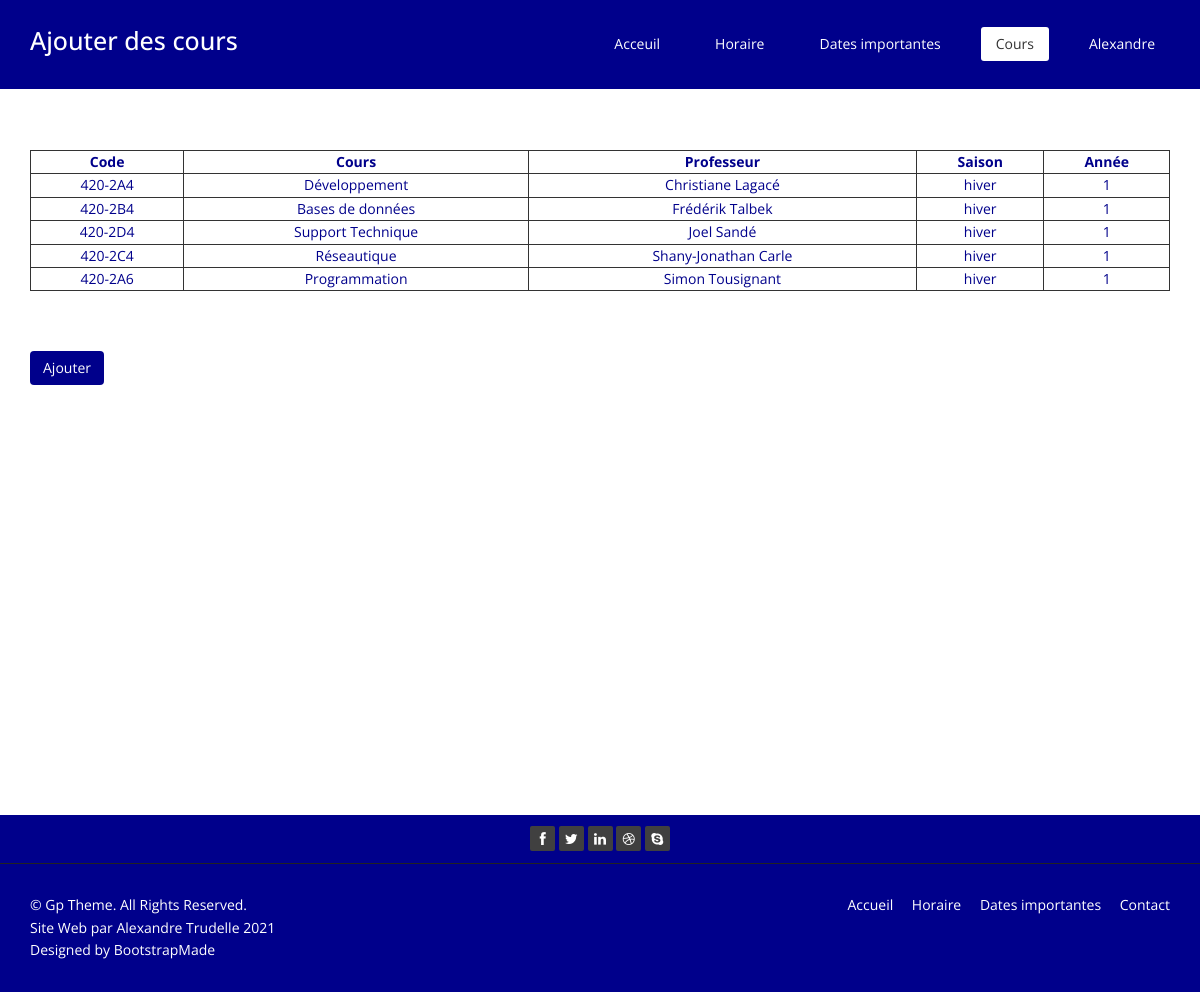
Screenshot of /cours.php (signed in) with the database file from the repository.
### tables this page shows
CREATE TABLE `pages` (
  `id` int(11) NOT NULL,
  `url` varchar(255) NOT NULL,
  `titre` varchar(60) NOT NULL,
  `description` varchar(150) NOT NULL,
  `h1` varchar(100) NOT NULL,
  `public` tinyint(1) NOT NULL,
  `texte` longtext NOT NULL,
  `modification` datetime NOT NULL
);

CREATE TABLE `cours` (
  `id` int(11) NOT NULL,
  `code` varchar(10) NOT NULL,
  `titre` varchar(255) NOT NULL,
  `saison_id` int(11) NOT NULL,
  `annee` int(11) NOT NULL,
  `professeur` varchar(255) NOT NULL
);

CREATE TABLE `saisons` (
  `id` int(11) NOT NULL,
  `nom` varchar(7) NOT NULL,
  `abreviation` varchar(1) NOT NULL,
  `ordre` int(11) NOT NULL
);

### include/configuration.inc (called while the page is built, shortened)
<?php
$nomPage = basename($_SERVER['SCRIPT_NAME']);

### cours.php (the view, shortened to what this page needs)
<?php
require 'include/configuration.inc';
require 'include/entete.inc';
?>
<link href="css/bootstrap.min.css" rel="stylesheet">
<link rel="stylesheet" href="css/font-awesome.min.css">
<link href="css/animate.min.css" rel="stylesheet">
<link href="css/prettyPhoto.css" rel="stylesheet">
<link href="css/style.css" rel="stylesheet">
<link href="css/responsive.css" rel="stylesheet">
<link href="css/messtyles.css" rel="stylesheet">
<?php
    echo"<div class=\"container text-center padding\">
    <div class=\"row\">
        <div class=\"col-lg-12\">";
            ?>
    <?php
       echo "</div>";
       echo "</div>";
    ?>
    <?php
    $requete = "SELECT code, titre, professeur, nom, annee FROM cours
                INNER  JOIN saisons ON cours.saison_id = saisons.id
                ORDER BY saisons.ordre";
    $resultat = $mysqli->query($requete);
    if ($resultat) {
        if ($mysqli->affected_rows > 0) {
            echo"<table>
              <tr>
                 <td><b>Code</b></td><td><b>Cours</b></td><td><b>Professeur</b></td><td><b>Saison</b></td><td><b>Année</b></td>
              </tr>";
            while ($enreg = $resultat->fetch_row()) {
                echo"<tr>";
                echo " <td> $enreg[0]</td><td> $enreg[1]</td><td> $enreg[2]</td><td> $enreg[3]</td><td>$enreg[4]</td>";
                echo"</tr>";
            }
            echo "</table>";
        }
        else {
            echo "<p class='messageavertissement'> Aucun cours de disponnible.</p>";
        }
    }
    else {
        echo "<p class='messageerreur'>Nous sommes désolés, vos cours ne peuvent etre affichées.</p>";
    }
    ?>
    <?php
    if ( isset( $_SESSION['code_usager'] ) ) {
        echo " <div class=\"row text-left padding\">
        <div class=\"col-sm-12 \">
        <a href=\"ajouter-cours.php\" class=\"btn darkbluecolor \" role=\"button\">Ajouter</a>
        </div>
      </div>
    </div>";
    }
?>
  <?php
  require 'include/pied-page.inc';
  ?>

### include/entete.inc (shortened to what this page needs)
<!DOCTYPE html>
<html lang="fr-CA" >
<?php
$requete = "SELECT * FROM pages WHERE url='$nomPage'";
$resultat = $mysqli->query($requete);
$enreg = $resultat->fetch_row();
$h1=$enreg[4];
if (isset($_SESSION['prenom'])) {
    $prenom =$_SESSION['prenom'];
}
if (isset($_SESSION['nomfamille'])) {
    $nomfamille =$_SESSION['nomfamille'];
}
?>
<head>
    <link href="" rel="stylesheet">
</head>
<body class="homepage  ">
<header id="header">
    <nav class="navbar navbar-fixed-top">
        <div class="container">
            <div class="navbar-header">
                <?php
                echo" <h1 class=\"navbar-brand\" >$h1</h1>";
                ?>
            </div>
            <div class="collapse navbar-collapse navbar-right">
                <ul class="nav navbar-nav">
                    <?php
                    if ($nomPage == "index.php") {
                        echo"<li class=\"active\"><a href=\"../index.php\">Acceuil</a></li>";
                        echo"<li><a class=\"\" href=\"../horaire.php\">Horaire</a></li>";
                        echo"<li><a class=\"\" href=\"../dates-importantes.php\">Dates Importantes</a></li>";
                        echo"<li><a class=\"\" href=\"../cours.php\">Cours</a></li>";
                        if ($prenom!=null && $nomfamille!=null){
                            echo" <li class=\"nav-item dropdown\">
                          <a class=\"nav-link dropdown-toggle\" >
                          $prenom
                         </a>
                         <div class=\"dropdown-menu\">
                         <a class=\"dropdown-item\" href=\"../deconnecter.php\">Déconnexion</a>
                         </div>
                         </li>";
                        }
                        else{
                            echo"<li class=\"\"><a href=\"../authentification.php\">Authentification</a></li>";
                        }
                    }
                    else if ($nomPage == "cours.php") {
                        echo"<li><a class=\"\" href=\"../index.php\">Acceuil</a></li>";
                        echo"<li><a class=\"\" href=\"../horaire.php\">Horaire</a></li>";
                        echo"<li><a class=\"\" href=\"../dates-importantes.php\">Dates importantes</a></li>";
                        echo"<li class=\"active\"><a href=\"../cours.php\">Cours</a></li>";
                        if ($prenom!=null && $nomfamille!=null){
                            echo" <li class=\"nav-item dropdown\">
                          <a class=\"nav-link dropdown-toggle\" >
                          $prenom
                         </a>
                         <div class=\"dropdown-menu\">
                         <a class=\"dropdown-item\" href=\"../deconnecter.php\">Déconnexion</a>
                         </div>
                         </li>";
                        }
                        else{
                            echo"<li class=\"\"><a href=\"../authentification.php\">Authentification</a></li>";
                        }
                    }
                    ?>
                </ul>
            </div>
        </div>
    </nav>
</header>
<section  id="bienvenue" class="text-right">
</section >
<section id="middle"

### css/style.css (style rules this page uses)
body { background: #ffffff; font-family:'Open Sans', Arial, sans-serif; color:#333; line-height:1.6em; }
h1, h2, h3, h4, h5, h6 { font-weight:500; font-family:'Open Sans', Arial, sans-serif; color:#333; }
h1 { font-size: 36px; color:#fff; }
a { color: #E8CE0E; -webkit-transition: color 300ms, background-color 300ms; -moz-transition: color 300ms, background-color 300ms; -o-transition: color 300ms, background-color 300ms; transition: color 300ms, background-color 300ms; }
body > section { padding: 70px 0; }
.navbar>.container .navbar-brand { margin-left: 0; }
.navbar-brand { padding: 0; margin:0; color:#E8CE0E; }
.navbar { border-radius: 0; margin-bottom: 0; background: #151515; padding: 15px 0; padding-bottom: 0; }
.navbar-nav { margin-top: 12px; }
.navbar-nav>li { margin-left: 25px; padding-bottom: 28px; }
.navbar-fixed-top .navbar-nav > li > a { padding: 5px 15px; margin: 0; border-radius: 3px; color: #fff; line-height: 24px; display: inline-block; }
.navbar-fixed-top { border: none; }
.navbar-fixed-top .navbar-brand { font-size: 36px; line-height: 50px; color: #fff; }
.navbar-fixed-top .navbar-nav > .active > a, .navbar-fixed-top .navbar-nav > .active > a:hover, .navbar-fixed-top .navbar-nav > .active > a:focus, .navbar-fixed-top .navbar-nav > .open > a, .navbar-fixed-top .navbar-nav > .open > a:hover, .navbar-fixed-top .navbar-nav > .open > a:focus { background-color: #E8CE0E; color: #333; }
.navbar-fixed-top .navbar-collapse, .navbar-fixed-top .navbar-form { border-top: 0; padding-bottom: 0; }
#middle { background: #fff; margin-top:-90px; height: auto; }

### css/messtyles.css (style rules this page uses)
html, body { height: 100%; }
#middle { padding-top: 39px; }
.darkbluecolor { background-color: darkblue; color: white; }
.navbar-fixed-top .navbar-nav > .active > a { background: #ffffff ; }
.navbar-fixed-top .navbar-nav > .active > a, .navbar-fixed-top .navbar-nav > .active > a:hover, .navbar-fixed-top .navbar-nav > .active > a:focus, .navbar-fixed-top .navbar-nav > .open > a, .navbar-fixed-top .navbar-nav > .open > a:hover, .navbar-fixed-top .navbar-nav > .open > a:focus { background-color: #ffffff ; color: #333; }
table, td { border: 1px solid #333; text-align: center; size: 25px; color: darkblue; }
table { width: 100%; border: 10px; border-spacing: 10px; color: darkblue; }
.navbar { background: darkblue; }
.padding { padding-top: 60px; }
.navbar-fixed-top .navbar-brand { font-size: 25px; line-height: 50px; color: #fff; }
a { color: white; }

### rows the page displays
pages: h1 "Ajouter des cours"
cours: code "420-2A4", titre "Développement", professeur "Christiane Lagacé", saison.nom "hiver", annee "1"
cours: code "420-2B4", titre "Bases de données", professeur "Frédérik Talbek", saison.nom "hiver", annee "1"
cours: code "420-2D4", titre "Support Technique", professeur "Joel Sandé", saison.nom "hiver", annee "1"
cours: code "420-2C4", titre "Réseautique", professeur "Shany-Jonathan Carle", saison.nom "hiver", annee "1"
cours: code "420-2A6", titre "Programmation", professeur "Simon Tousignant", saison.nom "hiver", annee "1"

### other values shown
$prenom "Alexandre"
